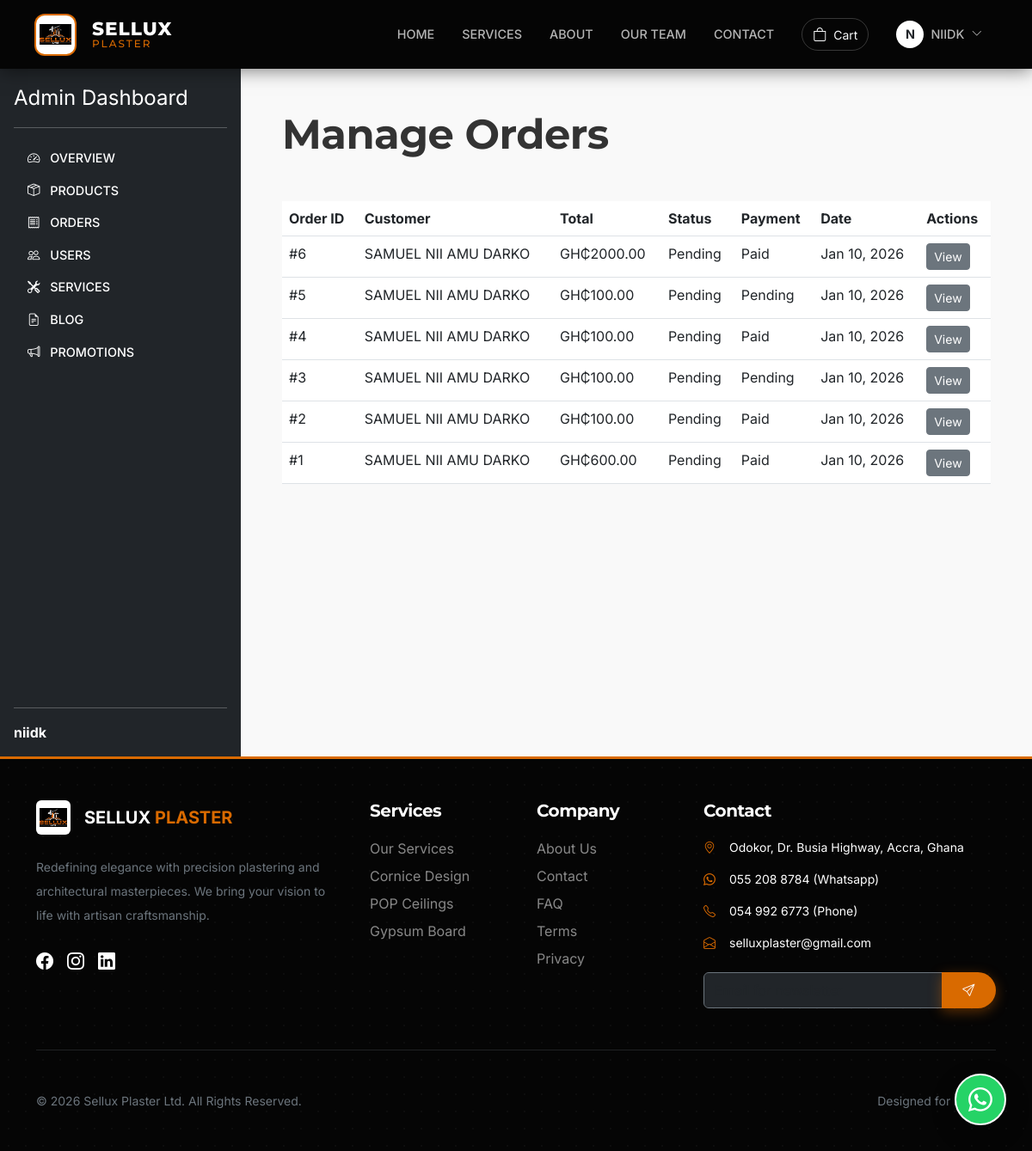
The page /dashboard/admin/orders/ (signed in) on the database its author committed.
### accounts/models.py (models this page shows, shortened)
class CustomUser(AbstractUser):
    phone = models.CharField(max_length=30, blank=True)
    profile_image = models.ImageField(upload_to='profiles/', blank=True, null=True)
    bio = models.TextField(blank=True)

### orders/models.py (models this page shows, shortened)
class Order(models.Model):
    DELIVERY_OPTION_DELIVERY = 'delivery'
    DELIVERY_OPTION_PICKUP = 'pickup'
    DELIVERY_CHOICES = [
        (DELIVERY_OPTION_DELIVERY, 'Delivery'),
        (DELIVERY_OPTION_PICKUP, 'In-store Pickup'),
    ]
    STATUS_PENDING = 'pending'
    STATUS_PROCESSING = 'processing'
    STATUS_SHIPPED = 'shipped'
    STATUS_DELIVERED = 'delivered'
    STATUS_CANCELLED = 'cancelled'
    STATUS_CHOICES = [
        (STATUS_PENDING, 'Pending'),
        (STATUS_PROCESSING, 'Processing'),
        (STATUS_SHIPPED, 'Shipped'),
        (STATUS_DELIVERED, 'Delivered'),
        (STATUS_CANCELLED, 'Cancelled'),
    ]
    PAYMENT_PENDING = 'pending'
    PAYMENT_PAID = 'paid'
    PAYMENT_FAILED = 'failed'
    PAYMENT_CHOICES = [
        (PAYMENT_PENDING, 'Pending'),
        (PAYMENT_PAID, 'Paid'),
        (PAYMENT_FAILED, 'Failed'),
    ]
    user = models.ForeignKey(settings.AUTH_USER_MODEL, on_delete=models.CASCADE, related_name='orders', null=True, blank=True)
    first_name = models.CharField(max_length=50)
    last_name = models.CharField(max_length=50)
    email = models.EmailField()
    phone_number = models.CharField(max_length=15, blank=True)
    delivery_option = models.CharField(max_length=20, choices=DELIVERY_CHOICES, default=DELIVERY_OPTION_DELIVERY)
    address = models.CharField(max_length=250, blank=True)
    city = models.CharField(max_length=100, blank=True)
    status = models.CharField(max_length=20, choices=STATUS_CHOICES, default=STATUS_PENDING)
    payment_status = models.CharField(max_length=20, choices=PAYMENT_CHOICES, default=PAYMENT_PENDING)
    tax = models.DecimalField(max_digits=10, decimal_places=2, default=Decimal('0.00'))
    delivery_fee = models.DecimalField(max_digits=10, decimal_places=2, default=Decimal('0.00'))
    paystack_ref = models.CharField(max_length=100, blank=True, unique=True, null=True)
    payment_channel = models.CharField(max_length=50, blank=True, help_text="e.g. mobile_money, card")
    transaction_id = models.CharField(max_length=100, blank=True, null=True)
    admin_feedback = models.TextField(blank=True, help_text="Notes for the customer regarding order status.")
    total_amount = models.DecimalField(max_digits=10, decimal_places=2, default=Decimal('0.00'))
    created_at = models.DateTimeField(auto_now_add=True)
    updated_at = models.DateTimeField(auto_now=True)
    class Meta:
        ordering = ['-created_at']

### dashboard/views.py (the view)
# urls.py: path('admin/orders/', OrderListView.as_view(), name='order_list'),
class OrderListView(UserPassesTestMixin, ListView):
    model = Order
    template_name = 'dashboard/order_list.html'
    context_object_name = 'orders'
    paginate_by = 20
    ordering = ['-created_at']
    def test_func(self):
        return self.request.user.is_staff

### templates/dashboard/order_list.html
{% extends 'dashboard/admin_dashboard.html' %}
{% block admin_content %}
<h1 class="display-5 fw-bold mb-5">Manage Orders</h1>
<table class="table">
    <thead>
        <tr>
            <th>Order ID</th>
            <th>Customer</th>
            <th>Total</th>
            <th>Status</th>
            <th>Payment</th>
            <th>Date</th>
            <th>Actions</th>
        </tr>
    </thead>
    <tbody>
        {% for order in orders %}
            <tr>
                <td>#{{ order.id }}</td>
                <td>{{ order.first_name }} {{ order.last_name }}</td>
                <td>GH₵{{ order.total_amount }}</td>
                <td>{{ order.get_status_display }}</td>
                <td>{{ order.get_payment_status_display }}</td>
                <td>{{ order.created_at|date:"M d, Y" }}</td>
                <td>
                    <a href="{% url 'dashboard:order_detail' order.pk %}" class="btn btn-sm btn-secondary">View</a>
                </td>
            </tr>
        {% endfor %}
    </tbody>
</table>
{% endblock admin_content %}

### templates/dashboard/admin_dashboard.html (shortened to what this page needs)
{% extends 'base.html' %}
{% load static %}
{% block content %}
<div class="d-flex">
    <div class="d-flex flex-column flex-shrink-0 p-3 text-white bg-dark" style="width: 280px; height: 100vh;">
        <a href="{% url 'dashboard:admin_home' %}" class="d-flex align-items-center mb-3 mb-md-0 me-md-auto text-white text-decoration-none">
            <span class="fs-4">Admin Dashboard</span>
        </a>
        <hr>
        <ul class="nav nav-pills flex-column mb-auto">
            <li class="nav-item">
                <a href="{% url 'dashboard:admin_intel' %}" class="nav-link text-white" aria-current="page">
                    <i class="bi bi-speedometer2 me-2"></i>
                    Overview
                </a>
            </li>
            <li>
                <a href="{% url 'dashboard:product_list' %}" class="nav-link text-white">
                    <i class="bi bi-box-seam me-2"></i>
                    Products
                </a>
            </li>
            <li>
                <a href="{% url 'dashboard:order_list' %}" class="nav-link text-white">
                    <i class="bi bi-receipt me-2"></i>
                    Orders
                </a>
            </li>
            <li>
                <a href="{% url 'dashboard:user_list' %}" class="nav-link text-white">
                    <i class="bi bi-people me-2"></i>
                    Users
                </a>
            </li>
            <li>
                <a href="{% url 'dashboard:service_list' %}" class="nav-link text-white">
                    <i class="bi bi-tools me-2"></i>
                    Services
                </a>
            </li>
            <li>
                <a href="{% url 'dashboard:blog_post_list' %}" class="nav-link text-white">
                    <i class="bi bi-file-earmark-text me-2"></i>
                    Blog
                </a>
            </li>
            <li>
                <a href="{% url 'dashboard:promotion_list' %}" class="nav-link text-white">
                    <i class="bi bi-megaphone me-2"></i>
                    Promotions
                </a>
            </li>
        </ul>
        <hr>
        <div class="dropdown">
            <a href="#" class="d-flex align-items-center text-white text-decoration-none dropdown-toggle" id="dropdownUser1" data-bs-toggle="dropdown" aria-expanded="false">
                <strong>{{ user.username }}</strong>
            </a>
        </div>
    </div>
    <div class="flex-grow-1 p-5">
        {% block admin_content %}{% endblock admin_content %}
    </div>
</div>
{% endblock content %}

### templates/base.html (shortened to what this page needs)
{% load static %}
<!DOCTYPE html>
<html lang="en">
<head>
    <link href="https://cdn.jsdelivr.net/npm/bootstrap@5.3.0/dist/css/bootstrap.min.css" rel="stylesheet">
    <link rel="stylesheet" href="https://cdn.jsdelivr.net/npm/bootstrap-icons@1.10.5/font/bootstrap-icons.css">
    <link rel="stylesheet" href="https://cdnjs.cloudflare.com/ajax/libs/animate.css/4.1.1/animate.min.css"/>
</head>
<body class="d-flex flex-column min-vh-100">
<nav class="navbar navbar-expand-lg sticky-top" id="mainNavbar">
    <div class="container navbar-container">
        <a class="navbar-brand me-auto" href="/">
            <div class="logo-wrapper">
                <img src="{% static 'images/logo.png' %}" alt="Sellux Logo">
            </div>
            <div class="brand-text ms-2">
                <span>SELLUX</span>
                <span>PLASTER</span>
            </div>
        </a>
        <div class="collapse navbar-collapse" id="navbarNav">
            <ul class="navbar-nav ms-auto align-items-lg-center">
                <li class="nav-item"><a class="nav-link" href="/">Home</a></li>
                <li class="nav-item"><a class="nav-link" href="{% url 'services:service_list' %}">Services</a></li>
                <li class="nav-item"><a class="nav-link" href="{% url 'about:about' %}">About</a></li>
                <li class="nav-item"><a class="nav-link" href="{% url 'team:team_list' %}">Our Team</a></li>
                <li class="nav-item"><a class="nav-link" href="{% url 'contact:contact_us' %}">Contact</a></li>
                <li class="nav-item d-none d-lg-block ms-3">
                    <a href="{% url 'cart:cart_detail' %}" class="btn btn-outline-light rounded-pill position-relative d-flex align-items-center gap-2" style="border-color: rgba(255,255,255,0.2);">
                        <i class="bi bi-bag"></i>
                        <span class="small">Cart</span>
                    </a>
                </li>
                {% if user.is_authenticated %}
                <li class="nav-item dropdown ms-lg-3 mt-3 mt-lg-0">
                    <a class="nav-link dropdown-toggle d-none d-lg-flex align-items-center gap-2" href="#" role="button" data-bs-toggle="dropdown" aria-expanded="false">
                        {% if user.profile_image %}
                        <img src="{{ user.profile_image.url }}" class="rounded-circle border border-secondary" style="width: 32px; height: 32px; object-fit: cover;">
                        {% else %}
                        <div class="rounded-circle bg-white text-dark d-flex align-items-center justify-content-center fw-bold" style="width: 32px; height: 32px;">
                            {{ user.username|slice:":1"|upper }}
                        </div>
                        {% endif %}
                        <span class="d-inline">{{ user.username }}</span>
                        <i class="bi bi-chevron-down chevron-rotate small"></i>
                    </a>
                </li>
                {% endif %}
            </ul>
        </div>
    </div>
</nav>
<a href="https://wa.me/233549926773?text=Hello%20Sellux%20Plaster,%20I'm%20interested%20in%20your%20services." class="whatsapp-float" target="_blank">
    <i class="bi bi-whatsapp"></i>
</a>
<main class="flex-shrink-0">
    {% block content %}{% endblock content %}
</main>
<footer class="footer py-5 mt-auto">
    <div class="container">
        <div class="row g-5">
            <div class="col-lg-4">
                <div class="d-flex align-items-center mb-4">
                    <div class="bg-white p-1 rounded" style="width: 40px; height: 40px;">
                        <img src="{% static 'images/logo.png' %}" alt="Logo" style="width: 100%; height: 100%; object-fit: contain;">
                    </div>
                    <span class="ms-3 text-white fw-bold fs-5">SELLUX <span class="text-primary">PLASTER</span></span>
                </div>
                <p class="text-secondary small lh-lg">Redefining elegance with precision plastering and architectural masterpieces. We bring your vision to life with artisan craftsmanship.</p>
                <div class="d-flex gap-3 mt-4">
                    <a href="#" class="text-white hover-primary"><i class="bi bi-facebook fs-5"></i></a>
                    <a href="#" class="text-white hover-primary"><i class="bi bi-instagram fs-5"></i></a>
                    <a href="#" class="text-white hover-primary"><i class="bi bi-linkedin fs-5"></i></a>
                </div>
            </div>
            <div class="col-lg-2 col-6">
                <h5 class="footer-heading">Services</h5>
                <ul class="list-unstyled d-flex flex-column gap-2">
                    <li><a href="{% url 'services:service_list' %}" class="footer-link">Our Services</a></li>
                    <li><a href="#" class="footer-link">Cornice Design</a></li>
                    <li><a href="#" class="footer-link">POP Ceilings</a></li>
                    <li><a href="#" class="footer-link">Gypsum Board</a></li>
                </ul>
            </div>
            <div class="col-lg-2 col-6">
                <h5 class="footer-heading">Company</h5>
                <ul class="list-unstyled d-flex flex-column gap-2">
                    <li><a href="{% url 'pages:about' %}" class="footer-link">About Us</a></li>
                    <li><a href="{% url 'contact:contact_us' %}" class="footer-link">Contact</a></li>
                    <li><a href="{% url 'faq:faq_list' %}" class="footer-link">FAQ</a></li>
                    <li><a href="{% url 'pages:terms' %}" class="footer-link">Terms</a></li>
                    <li><a href="{% url 'pages:privacy' %}" class="footer-link">Privacy</a></li>
                </ul>
            </div>
            <div class="col-lg-4">
                <h5 class="footer-heading">Contact</h5>
                <div class="text-secondary small">
                    <p class="d-flex mb-3">
                     <i class="bi bi-geo-alt text-primary me-3"></i>
                      <a href="https://www.google.com/maps/place/Sellux+Plaster+LTD(Plasterboard+and+ceiling+materials)/@5.5787557,-0.2614957,17z/data=!3m1!4b1!4m6!3m5!1s0xfdf9bb89bcdaccb:0x35642fad98c1e46e!8m2!3d5.5787557!4d-0.2589208!16s%2Fg%2F11lv8l344t?entry=ttu&g_ep=EgoyMDI2MDEwNy4wIKXMDSoASAFQAw%3D%3D" target="_blank" class="text-white text-decoration-none">
                      Odokor, Dr. Busia Highway, Accra, Ghana
                      </a>
                    </p>
                    <p class="d-flex mb-3">
                     <i class="bi bi-whatsapp text-primary me-3"></i>
                      <a href="https://wa.me/233552088784" target="_blank" class="text-white text-decoration-none">
                       055 208 8784 (Whatsapp)
                      </a>
                    </p>
                    <p class="d-flex mb-3">
                     <i class="bi bi-telephone text-primary me-3"></i>
                      <a href="tel:+233549926773" class="text-white text-decoration-none">
                       054 992 6773 (Phone)
                      </a>
                    </p>
                    <p class="d-flex mb-3">
                     <i class="bi bi-envelope-open text-primary me-3"></i>
                      <a href="mailto:selluxplaster@gmail.com" class="text-white text-decoration-none">
                      selluxplaster@gmail.com
                      </a>
                    </p>
                </div>
                <div class="mt-4">
                    <div class="input-group">
                        <input type="text" class="form-control bg-dark border-secondary text-white" placeholder="Email for newsletter">
                        <button class="btn btn-primary" type="button"><i class="bi bi-send"></i></button>
                    </div>
                </div>
            </div>
        </div>
        <hr class="my-5 border-secondary opacity-25">
        <div class="row align-items-center">
            <div class="col-md-6 text-center text-md-start">
                <p class="small text-secondary mb-0">© {% now "Y" %} Sellux Plaster Ltd. All Rights Reserved.</p>
            </div>
            <div class="col-md-6 text-center text-md-end">
                <p class="small text-secondary mb-0">Designed for Luxury.</p>
            </div>
        </div>
    </div>
</footer>
</body>
</html>

### rows shown on the page
CustomUser: username "N", username "NIIDK", username "niidk"
Order: id "6", first_name "SAMUEL NII AMU", last_name "DARKO", total_amount "2000.00", status "Pending", payment_status "Paid", created_at "Jan 10, 2026"
Order: id "5", first_name "SAMUEL NII AMU", last_name "DARKO", total_amount "100.00", status "Pending", payment_status "Pending", created_at "Jan 10, 2026"
Order: id "4", first_name "SAMUEL NII AMU", last_name "DARKO", total_amount "100.00", status "Pending", payment_status "Paid", created_at "Jan 10, 2026"
Order: id "3", first_name "SAMUEL NII AMU", last_name "DARKO", total_amount "100.00", status "Pending", payment_status "Pending", created_at "Jan 10, 2026"
Order: id "2", first_name "SAMUEL NII AMU", last_name "DARKO", total_amount "100.00", status "Pending", payment_status "Paid", created_at "Jan 10, 2026"
Order: id "1", first_name "SAMUEL NII AMU", last_name "DARKO", total_amount "600.00", status "Pending", payment_status "Paid", created_at "Jan 10, 2026"
